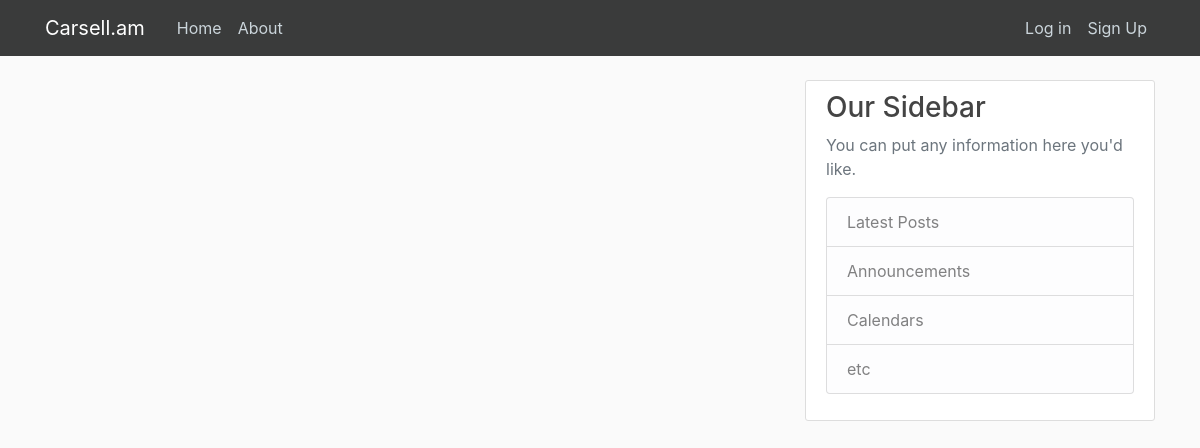
/, run on an earlier commit of the app's database.
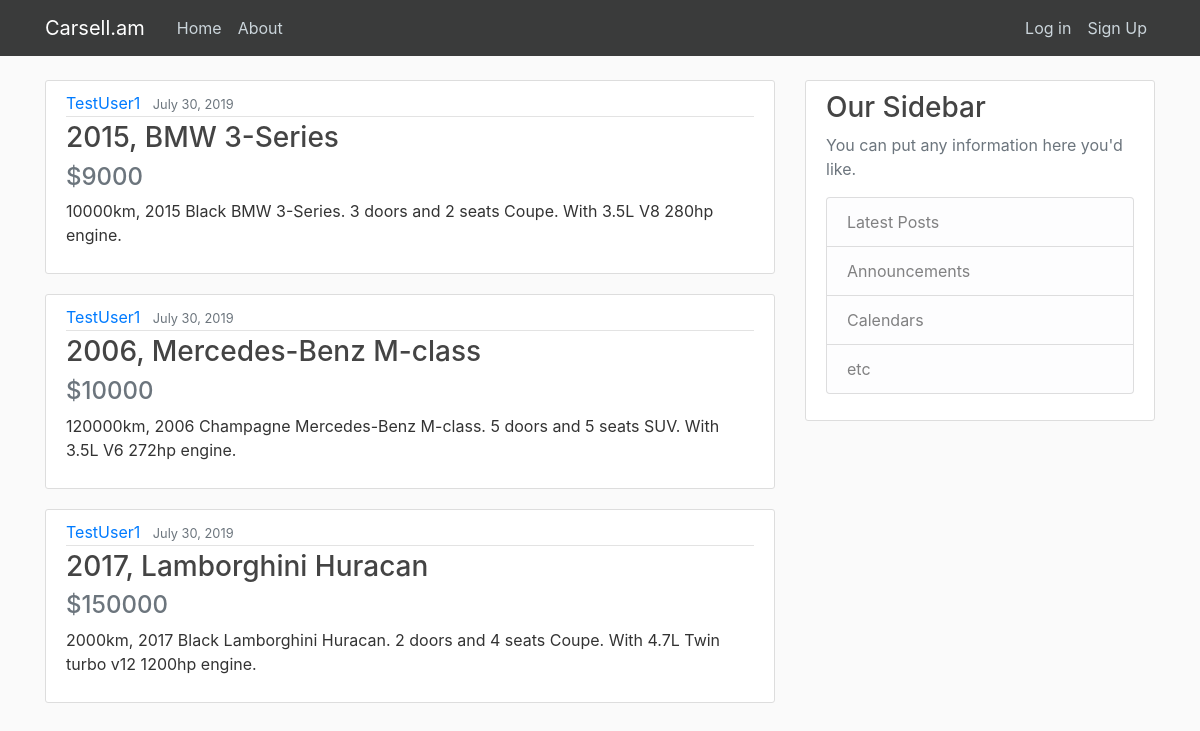
And on a later commit of the database.
### carsell/models.py (models this page shows, shortened)
class Post(models.Model):
    MAKES = (('', 'Select'), ('9ff', '9ff'), ('abarth', 'Abarth'), ('ac', 'AC'), ('acm', 'ACM'), ('acura', 'Acura'), ('aixam', 'Aixam'),
            ('alfa_romeo', 'Alfa Romeo'), ('alpina', 'Alpina'), ('alpine', 'Alpine'), ('amphicar', 'Amphicar'),
            ('ariel_motor', 'Ariel Motor'), ('artega', 'Artega'), ('asp', 'Asp'), ('aston_martin', 'Aston Martin'), ('audi', 'Audi'),
            ('austin', 'Austin'), ('autobianchi', 'Autobianchi'), ('auverland', 'Auverland'), ('baic', 'Baic'),
            ('bedford', 'Bedford'), ('bellier', 'Bellier'), ('bentley', 'Bentley'), ('bmw', 'BMW'), ('bolloré', 'Bolloré'),
            ('borgward', 'Borgward'), ('brilliance', 'Brilliance'), ('bugatti', 'Bugatti'), ('buick', 'Buick'),
            ('byd', 'BYD'), ('cadillac', 'Cadillac'), ('caravans-wohnm', 'Caravans-Wohnm'), ('casalini', 'Casalini'),
            ('caterham', 'Caterham'), ('changhe', 'Changhe'), ('chatenet', 'Chatenet'), ('chery', 'Chery'), ('chevrolet', 'Chevrolet'),
            ('chrysler', 'Chrysler'), ('citroen', 'Citroen'), ('cityel', 'CityEL'), ('cmc', 'CMC'), ('corvette', 'Corvette'),
            ('courb', 'Courb'), ('cupra', 'Cupra'), ('dacia', 'Dacia'), ('daewoo', 'Daewoo'), ('daf', 'DAF'), ('daihatsu', 'Daihatsu'),
            ('daimler', 'Daimler'), ('dangel', 'Dangel'), ('de_la_chapelle', 'De la Chapelle'), ('de_tomaso', 'De Tomaso'),
            ('derways', 'Derways'), ('dfsk', 'DFSK'), ('dodge', 'Dodge'), ('donkervoort', 'Donkervoort'), ('dr_motor', 'DR Motor'),
            ('ds_automobiles', 'DS Automobiles'), ('dutton', 'Dutton'), ('e.go', 'e.GO'), ('estrima', 'Estrima'), ('ferrari', 'Ferrari'),
            ('fiat', 'Fiat'), ('fisker', 'FISKER'), ('ford', 'Ford'), ('gac_gonow', 'Gac Gonow'), ('galloper', 'Galloper'), ('gaz', 'GAZ'),
            ('geely', 'Geely'), ('gem', 'GEM'), ('gemballa', 'GEMBALLA'), ('genesis', 'Genesis'), ('gillet', 'Gillet'),
            ('giotti_victoria', 'Giotti Victoria'), ('gmc', 'GMC'), ('goupil', 'Goupil'), ('great_wall', 'Great Wall'), ('grecav', 'Grecav'),
            ('haima', 'Haima'), ('hamann', 'Hamann'), ('honda', 'Honda'), ('hummer', 'HUMMER'), ('hurtan', 'Hurtan'), ('hyundai', 'Hyundai'),
            ('infiniti', 'Infiniti'), ('innocenti', 'Innocenti'), ('iso_rivolta', 'Iso Rivolta'), ('isuzu', 'Isuzu'), ('iveco', 'Iveco'),
            ('izh', 'IZH'), ('jaguar', 'Jaguar'), ('jeep', 'Jeep'), ('karabag', 'Karabag'), ('kia', 'Kia'), ('koenigsegg', 'Koenigsegg'),
            ('ktm', 'KTM'), ('lada', 'Lada'), ('lamborghini', 'Lamborghini'), ('lancia', 'Lancia'), ('land_rover', 'Land Rover'), ('ldv', 'LDV'),
            ('lexus', 'Lexus'), ('lifan', 'Lifan'), ('ligier', 'Ligier'), ('lincoln', 'Lincoln'), ('lotus', 'Lotus'), ('mahindra', 'Mahindra'),
            ('man', 'MAN'), ('mansory', 'Mansory'), ('martin_motors', 'Martin Motors'), ('maserati', 'Maserati'), ('maxus', 'Maxus'),
            ('maybach', 'Maybach'), ('mazda', 'Mazda'), ('mclaren', 'McLaren'), ('melex', 'Melex'), ('mercedes-benz', 'Mercedes-Benz'), ('mg', 'MG'),
            ('microcar', 'Microcar'), ('minauto', 'Minauto'), ('mini', 'MINI'), ('mitsubishi', 'Mitsubishi'), ('mitsuoka', 'Mitsuoka'),
            ('morgan', 'Morgan'), ('moskvich', 'Moskvich'), ('mp_lafer', 'MP Lafer'), ('mpm_motors', 'MPM Motors'), ('nio', 'Nio'),
            ('nissan', 'Nissan'), ('oldsmobile', 'Oldsmobile'), ('oldtimer', 'Oldtimer'), ('opel', 'Opel'), ('pagani', 'Pagani'),
            ('panther_westwinds', 'Panther Westwinds'), ('peugeot', 'Peugeot'), ('pgo', 'PGO'), ('piaggio', 'Piaggio'), ('plymouth', 'Plymouth'),
            ('pontiac', 'Pontiac'), ('porsche', 'Porsche'), ('proton', 'Proton'), ('puch', 'Puch'), ('qoros', 'Qoros'), ('qvale', 'Qvale'),
            ('ram', 'RAM'), ('regis', 'Regis'), ('reliant', 'Reliant'), ('renault', 'Renault'), ('rolls-royce', 'Rolls-Royce'), ('rover', 'Rover'),
            ('ruf', 'Ruf'), ('saab', 'Saab'), ('santana', 'Santana'), ('savel', 'Savel'), ('sdg', 'SDG'), ('seat', 'SEAT'),
            ('shuanghuan', 'Shuanghuan'), ('skoda', 'Skoda'), ('smart', 'smart'), ('speedart', 'SpeedArt'), ('spyker', 'Spyker'),
            ('ssangyong', 'SsangYong'), ('streetscooter', 'StreetScooter'), ('subaru', 'Subaru'), ('suzuki', 'Suzuki'), ('tagaz', 'TagAZ'),
            ('talbot', 'Talbot'), ('tasso', 'Tasso'), ('tata', 'Tata'), ('tazzari_ev', 'Tazzari EV'), ('techart', 'TECHART'), ('tesla', 'Tesla'),
            ('town_life', 'Town Life'), ('toyota', 'Toyota'), ('trabant', 'Trabant'), ('trailer-anhänger', 'Trailer-Anhänger'),
            ('triumph', 'Triumph'), ('trucks-lkw', 'Trucks-Lkw'), ('tvr', 'TVR'), ('uaz', 'UAZ'), ('vanderhall', 'Vanderhall'), ('vaz', 'VAZ'),
            ('vem', 'VEM'), ('volkswagen', 'Volkswagen'), ('volvo', 'Volvo'), ('vortex', 'Vortex'), ('wallys', 'Wallys'), ('wartburg', 'Wartburg'),
            ('westfield', 'Westfield'), ('wiesmann', 'Wiesmann'), ('zastava', 'Zastava'), ('zaz', 'ZAZ'), ('zhidou', 'Zhidou'), ('zotye', 'Zotye'),
            ('others', 'Others'))
    YEAR = [str(x) for x in range(timezone.now().year, 1910, -1)]
    YEAR = tuple(zip(YEAR, YEAR))
    SEATS = [str(x) for x in range(1, 301)]
    SEATS = tuple(zip(SEATS, SEATS))
    DOORS = [str(x) for x in range(1, 8)]
    DOORS = tuple(zip(DOORS, DOORS))
    TRANSMISSION_TYPE = (('M', 'Manual'), ('A', 'Automatic'), ('SA', 'Semi-Automatic'))
    PRICE = ['$' + str(x) for x in range(1000, 4000000, 1000)]
    PRICE = tuple(zip(PRICE, PRICE))
    make = models.CharField(choices = MAKES, max_length=18)
    model = models.CharField(max_length=60)
    BODY_TYPE = (('compact', 'Compact'), ('convertible', 'Convertible'), ('coupe', 'Coupe'),
                ('crossover', 'Crossover'), ('pick-up', 'Pick-Up'), ('suv', 'SUV'), ('sedan', 'Sedan'),
                ('wagon', 'Wagon'), ('truck', 'Truck'), ('van', 'Van'), ('other', 'Other'))
    @property
    def title(self):
        makes_dict = dict(Post.MAKES)
        return self.year + ', ' + makes_dict[self.make] + ' ' + self.model
    image = models.FileField(null=True, blank=True)
    year = models.CharField(choices=YEAR, max_length=4)
    color = models.CharField(max_length=20)
    body_type = models.CharField(choices=BODY_TYPE, max_length=16, default='')
    seats = models.CharField(choices = SEATS, max_length = 3)
    doors = models.CharField(choices=DOORS, max_length=1)
    transmission_type = models.CharField(max_length = 2, choices=TRANSMISSION_TYPE)
    configuration = models.CharField(max_length=20)
    engine_size = models.CharField(max_length=4, help_text='E.g 6.3')
    engine_type = models.CharField(max_length=20, default='', help_text='E.g Twin turbo V8 or V12')
    mileage = models.CharField(max_length=8, default='', help_text="E.g 128000, Specify mileage in kilometers")
    hp = models.CharField(max_length=7, help_text='E.g 750')
    price = models.CharField(choices=PRICE, max_length=7)
    description = models.TextField(max_length = 1024)
    date_posted = models.DateTimeField(default=timezone.now)
    author = models.ForeignKey(User, on_delete=models.CASCADE)
    @property
    def short_description(self):
        makes_dict = dict(Post.MAKES)
        body_type_dict = dict(Post.BODY_TYPE)
        return " ".join((self.mileage + 'km, ' + self.year,
                self.color, makes_dict[self.make], self.model + '. ' + self.doors,
                'doors and ' + self.seats + ' seats ' + body_type_dict[self.body_type] + '. With ' + self.engine_size + 'L',
                self.engine_type, self.hp + 'hp engine.'))

### carsell/views.py (the view)
# urls.py: path('', views.home, name='home'),
def home(request):
    form = CarSelectForm(request.POST)
    context = {
        'form': form,
        'title': 'Carsell',
        'posts': Post.objects.all(),
    }
    return render(request, 'carsell/home.html', context)

### carsell/templates/carsell/home.html
{% extends "carsell/base.html" %}
{% block content %}
    {% for post in posts %}
        <article class="media content-section">
          <div class="media-body">
            <div class="article-metadata">
              <a class="mr-2" href="#">{{ post.author }}</a>
              <small class="text-muted">{{ post.date_posted|date:"F d, Y" }}</small>
            </div>
            <a class="article-title" href="#"><h3>{{ post.title }}</h3><h4 class="text-muted">{{ post.price }}</h4></a>
            <p class="article-content">{{ post.short_description }}</p>
          </div>
        </article>
    {% endfor %}
{% endblock content %}

What changed in the data, as far as the page shows it:
added Post: author "TestUser1", date_posted "July 30, 2019", title "2015, BMW 3-Series", price "$9000", short_description "10000km, 2015 Black BMW 3-Series. 3 doors and 2 seats Coupe. With 3.5L V8 280hp engine."
added Post: author "TestUser1", date_posted "July 30, 2019", title "2006, Mercedes-Benz M-class", price "$10000", short_description "120000km, 2006 Champagne Mercedes-Benz M-class. 5 doors and 5 seats SUV. With 3.5L V6 272hp engine."
added Post: author "TestUser1", date_posted "July 30, 2019", title "2017, Lamborghini Huracan", price "$150000", short_description "2000km, 2017 Black Lamborghini Huracan. 2 doors and 4 seats Coupe. With 4.7L Twin turbo v12 1200hp engine."
